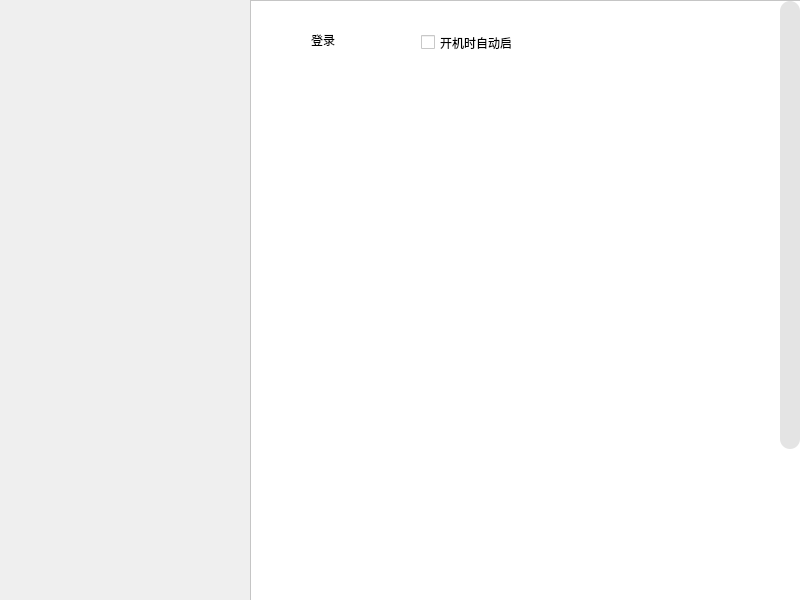
<?xml version="1.0" encoding="UTF-8"?>
<ui version="4.0">
 <class>MainWindow</class>
 <widget class="QMainWindow" name="MainWindow">
  <property name="geometry">
   <rect>
    <x>0</x>
    <y>0</y>
    <width>800</width>
    <height>600</height>
   </rect>
  </property>
  <property name="windowTitle">
   <string>MainWindow</string>
  </property>
  <property name="styleSheet">
   <string notr="true"/>
  </property>
  <widget class="QWidget" name="centralwidget">
   <widget class="QScrollArea" name="scrollArea">
    <property name="geometry">
     <rect>
      <x>250</x>
      <y>0</y>
      <width>551</width>
      <height>601</height>
     </rect>
    </property>
    <property name="styleSheet">
     <string notr="true">QScrollBar:vertical {
    width:20px;
	background-color:#fff;
 }
QScrollBar::handle:vertical {
     background: rgba(200,200,200,50%);
	border-radius:10px;
 }
QScrollBar::handle:vertical:hover{
     background: rgba(200,200,200,80%);
	border-radius:10px;
 }
QScrollBar::add-line:vertical {
	width:0px;
height:0px;
 }

 QScrollBar::sub-line:vertical {
	width:0px;
height:0px;
 }
QWidget{
background-color:#fff;
}</string>
    </property>
    <property name="horizontalScrollBarPolicy">
     <enum>Qt::ScrollBarAlwaysOff</enum>
    </property>
    <property name="widgetResizable">
     <bool>true</bool>
    </property>
    <widget class="QWidget" name="scrollAreaWidgetContents">
     <property name="geometry">
      <rect>
       <x>0</x>
       <y>0</y>
       <width>529</width>
       <height>800</height>
      </rect>
     </property>
     <property name="minimumSize">
      <size>
       <width>0</width>
       <height>800</height>
      </size>
     </property>
     <widget class="QLabel" name="label">
      <property name="geometry">
       <rect>
        <x>60</x>
        <y>30</y>
        <width>67</width>
        <height>17</height>
       </rect>
      </property>
      <property name="text">
       <string>登录</string>
      </property>
     </widget>
     <widget class="QCheckBox" name="checkBox">
      <property name="geometry">
       <rect>
        <x>170</x>
        <y>30</y>
        <width>92</width>
        <height>23</height>
       </rect>
      </property>
      <property name="text">
       <string>开机时自动启动</string>
      </property>
     </widget>
    </widget>
   </widget>
  </widget>
 </widget>
 <resources/>
 <connections/>
</ui>
